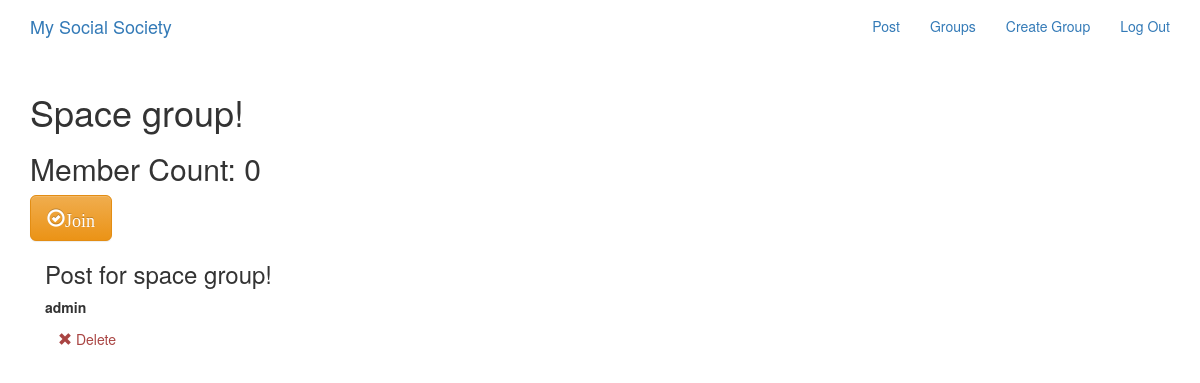
/groups/posts/in/space-group/ (signed in), run on the app's committed database.
### groups/models.py (models this page shows, shortened)
class Group(models.Model):
    name = models.CharField(max_length=255, unique=True)
    slug = models.SlugField(allow_unicode=True, unique=True)
    description = models.TextField(blank=True, default='')
    description_html = models.TextField(editable=False, default='', blank=True)
    members = models.ManyToManyField(User, through='GroupMember')
    class Meta:
        ordering = ['name']

### posts/models.py (models this page shows, shortened)
class Post(models.Model):
    user = models.ForeignKey(User, related_name='posts', on_delete=models.CASCADE)
    created_at = models.DateTimeField(auto_now=True)
    message = models.TextField()
    message_html = models.TextField(editable=False)
    group = models.ForeignKey(Group, related_name='posts', null=True, blank=True, on_delete=models.CASCADE)
    class Meta:
        ordering = ['-created_at']
        unique_together = ['user', 'message']

### groups/views.py (the view)
# urls.py: path('posts/in/<slug>/', views.SingleGroup.as_view(), name='single'),
class SingleGroup(generic.DetailView):
    model = Group

### groups/templates/groups/group_detail.html
{% extends 'groups/group_base.html' %}
{% block pregroup %}
<h1>{{ group.name }}</h1>
<h2>Member Count: {{ group.members.count }}</h2>
<div class="content">
    {% if user in group.members.all %}
        <a href="{% url 'groups:leave' slug=group.slug %}"
        class="btn btn-lg btn-fill btn-warning">
        <span class="glyphicon glyphicon-remove-circle">Leave</span></a>
    {% else %}
        <a href="{% url 'groups:join' slug=group.slug %}"
        class="btn btn-lg btn-fill btn-warning">
        <span class="glyphicon glyphicon-ok-circle">Join</span></a>
    {% endif %}
</div>
{% endblock %}
{% block group_content %}
<div class="col-md-8">
    {% if group.posts.count == 0 %}
        <h2>No posts in this group yet!</h2>
    {% else %}
        {% for post in group.posts.all %}
            {% include "posts/_post.html" %}
        {% endfor %}
    {% endif %}
</div>
{% endblock %}

### posts/templates/posts/_post.html (shortened to what this page needs)
<div class="post media">
    <h3>{{ post.message_html|safe }}</h3>
    <div class="media-body">
        <strong>{{ post.user.username }}</strong>
        <div class="media-footer">
            {% if user.is_authenticated and post.user == user %}
            <a href="{% url 'posts:delete' pk=post.pk %}" title="delete" class="btn btn-simple">
                <span class="glyphicon glyphicon-remove text-danger" aria-hidden='true'></span>
                <span class="text-danger icon-label">Delete</span>
            </a>
            {% endif %}
        </div>
    </div>
</div>

### data on the page
Group: name "Space group!", members.count "0"
Post: message_html "Post for space group!", user.username "admin", shows "Delete"
